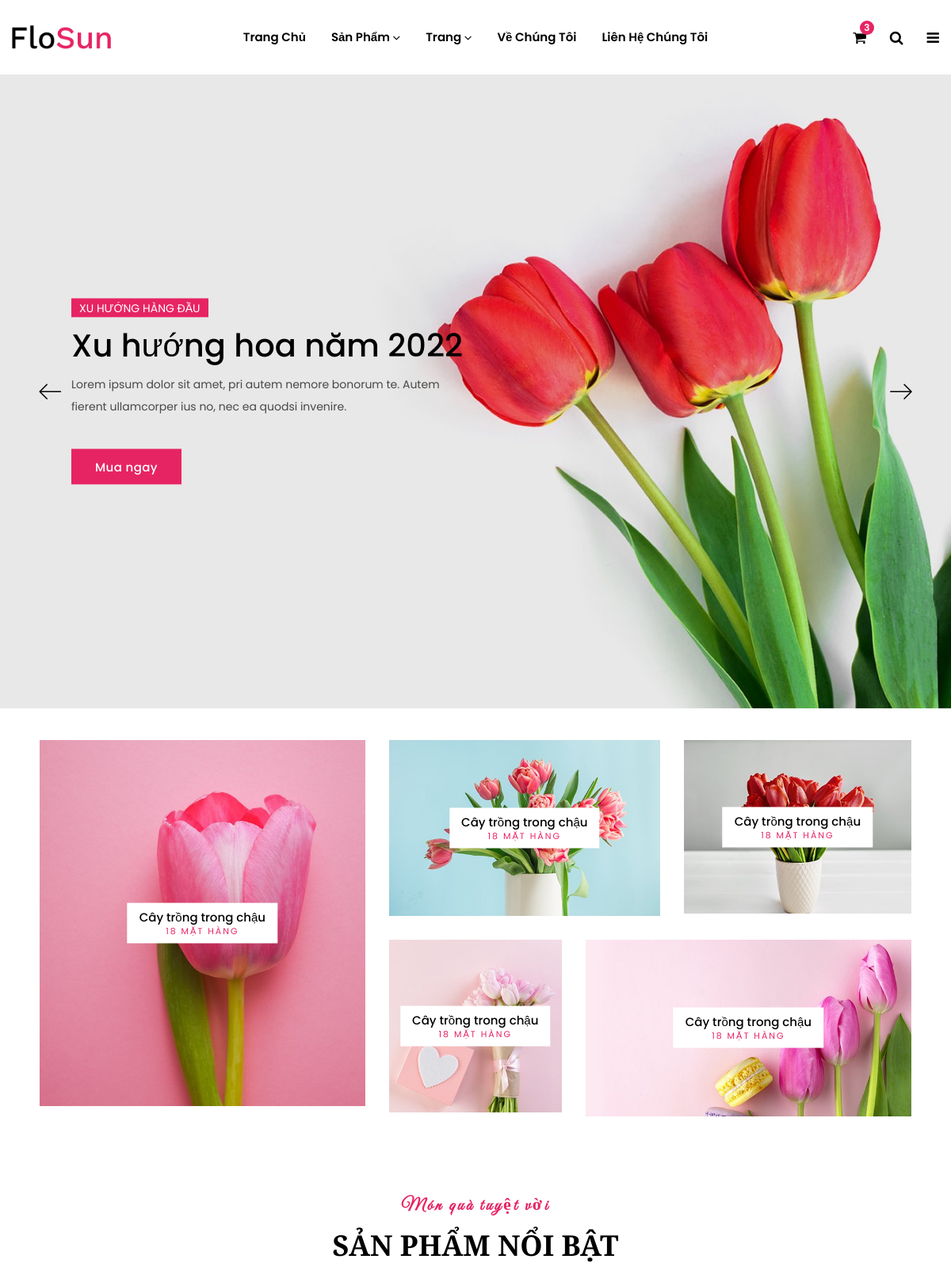
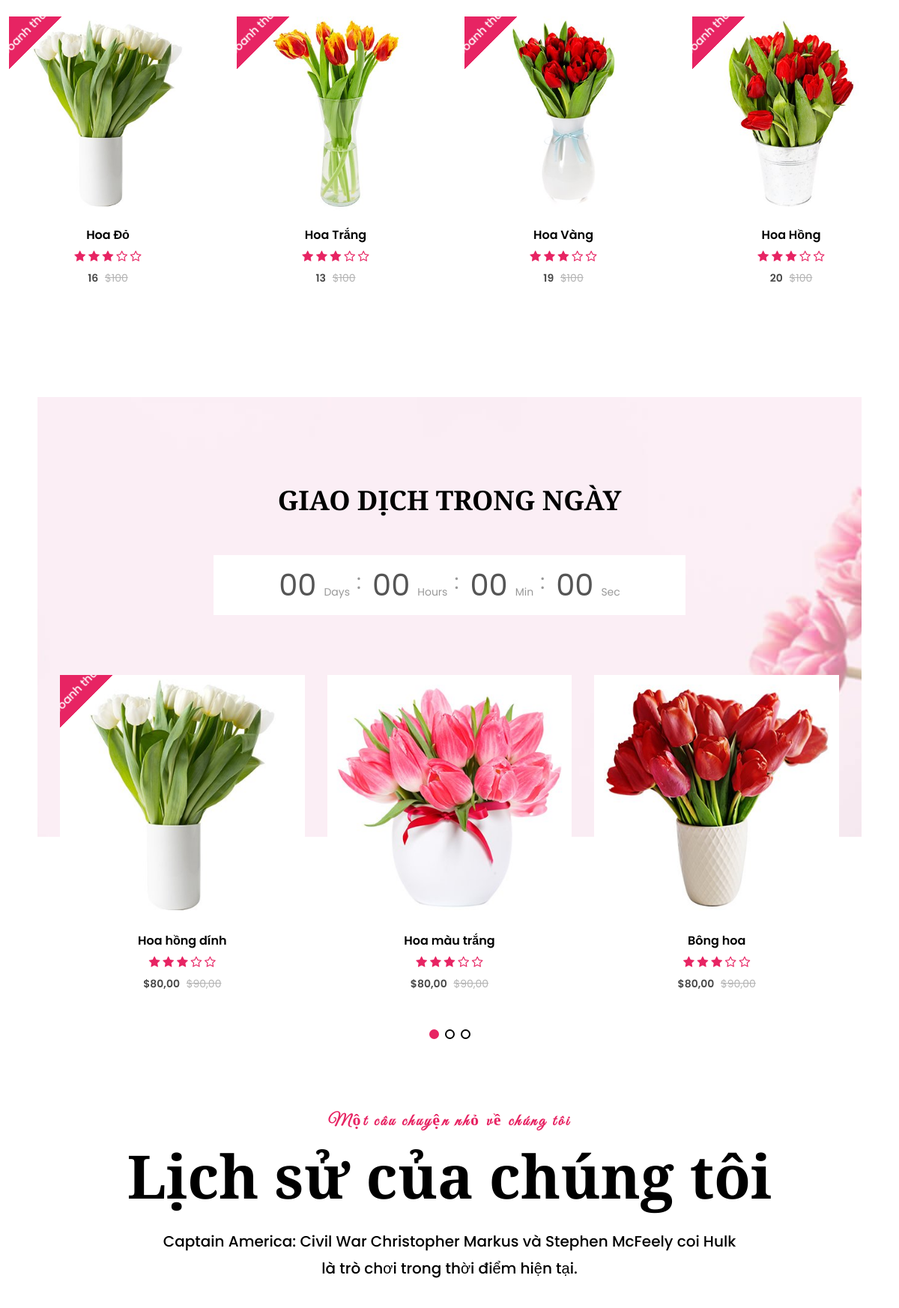
The page / (upper part) on the database its author committed (2 pictures, top to bottom).
### tables this page shows
CREATE TABLE `san_pham` (
  `Ma_Hoa` int(11) NOT NULL COMMENT 'Mã hoa',
  `Ten_Hoa` varchar(100) DEFAULT NULL COMMENT 'Tên hoa',
  `So_Luong` int(11) DEFAULT NULL COMMENT 'Số lượng',
  `Hinh_anh` varchar(200) DEFAULT NULL,
  `Don_Gia` decimal(10,0) DEFAULT NULL COMMENT 'Đơn giá',
  `Ma_Loai` int(11) DEFAULT NULL COMMENT 'Mã loại'
);

### index.php (the view, shortened to what the rows shown need)
<head>
    <link rel="stylesheet" href="assets/css/vendor/bootstrap.min.css">
    <link rel="stylesheet" href="assets/css/vendor/font.awesome.min.css">
    <link rel="stylesheet" href="assets/css/vendor/linearicons.min.css">
    <link rel="stylesheet" href="assets/css/plugins/swiper-bundle.min.css">
    <link rel="stylesheet" href="assets/css/plugins/animate.min.css">
    <link rel="stylesheet" href="assets/css/plugins/jquery-ui.min.css">
    <link rel="stylesheet" href="assets/css/plugins/nice-select.min.css">
    <link rel="stylesheet" href="assets/css/plugins/magnific-popup.css">
    <link rel="stylesheet" href="assets/css/style.css">
    <?php
        include("KetNoi.php");
        $sql = "select * from san_pham";
        $SP = $con->query($sql);
    ?>
<link type="text/css" rel="stylesheet" charset="UTF-8" href="https://www.gstatic.com/_/translate_http/_/ss/k=translate_http.tr.qhDXWpKopYk.L.W.O/am=wA/d=0/rs=AN8SPfq5gedF4FIOWZgYyMCNZA5tU966ig/m=el_main_css">
</head>
<body style="overflow: visible;">
    <div class="intro11-slider-wrap section">
        <div class="intro11-slider swiper-container swiper-container-fade swiper-container-initialized swiper-container-horizontal">
            <div class="swiper-wrapper" id="swiper-wrapper-8d29b2a29749e1db" aria-live="polite" style="transition: all 0ms ease 0s;">
                <div class="intro11-section swiper-slide slide-1 slide-bg-1 bg-position swiper-slide-active" data-swiper-slide-index="0" role="group" aria-label="2/4" style="width: 794px; transition: all 0ms ease 0s; opacity: 1; transform: translate3d(-794px, 0px, 0px);">
                    <div class="intro11-content text-left">
                        <h2 class="title"><font style="vertical-align: inherit;"><font style="vertical-align: inherit;">Xu hướng hoa năm 2022</font></font></h2>
                    </div>
                </div>
                </div>
        <span class="swiper-notification" aria-live="assertive" aria-atomic="true"></span></div>
    </div>
    <div class="product-area mt-text-2">
        <div class="container custom-area-2 overflow-hidden">
            <div class="row product-row">
                <div class="col-12 col-custom">
                    <div class="product-slider swiper-container anime-element-multi swiper-container-initialized swiper-container-horizontal">
                        <div class="swiper-wrapper" id="swiper-wrapper-ae98ae85adbf2377" aria-live="polite" style="transform: translate3d(0px, 0px, 0px);">
                            <?php foreach($SP as $sp) {?>
                            <div class="single-item swiper-slide swiper-slide-active" role="group" aria-label="1/6" style="width: 235.333px; margin-right: 10px;">
                                <div class="single-product position-relative mb-30">
                                    <div class="product-image">
                                        <a class="d-block" href="product-details.php?hoa=<?php echo $sp['Ma_Hoa']; ?>">
                                            <img src="assets/images/product/<?php echo $sp["Hinh_anh"] ?>" alt="" class="product-image-1 w-100">
                                        </a>
                                        <span class="onsale"><font style="vertical-align: inherit;"><font style="vertical-align: inherit;">Doanh thu!</font></font></span>
                                        <div class="add-action d-flex flex-column position-absolute">
                                        </div>
                                    </div>
                                    <div class="product-content">
                                        <div class="product-title">
                                            <h4 class="title-2"> <a href="product-details.php"><font style="vertical-align: inherit;"><font style="vertical-align: inherit;"><?php echo $sp["Ten_Hoa"] ?></font></font></a></h4>
                                        </div>
                                        <div class="product-rating">
                                            <i class="fa fa-star"></i>
                                            <i class="fa fa-star"></i>
                                            <i class="fa fa-star"></i>
                                            <i class="fa fa-star-o"></i>
                                            <i class="fa fa-star-o"></i>
                                        </div>
                                        <div class="price-box">
                                            <span class="regular-price "><font style="vertical-align: inherit;"><font style="vertical-align: inherit;"><?php echo $sp["Don_Gia"] ?></font></font></span>
                                            <span class="old-price"><del><font style="vertical-align: inherit;"><font style="vertical-align: inherit;">$100</font></font></del></span>
                                        </div>
                                    </div>
                                </div>
                            </div>
                            <?php }?>
                        </div>
                    <span class="swiper-notification" aria-live="assertive" aria-atomic="true"></span></div>
                </div>
            </div>
        </div>
    </div>
    <div class="our-history-area pt-text-3">
        <div class="container">
            <div class="row">
                <div class="col-12">
                    <div class="section-title text-center mb-30">
                        <h2 class="section-title-large"><font style="vertical-align: inherit;"><font style="vertical-align: inherit;">Lịch sử của chúng tôi</font></font></h2>
                    </div>
                </div>
            </div>
        </div>
    </div>
</body>

### rows shown on the page
san_pham: Hinh_anh (picture), Ten_Hoa "Hoa Đỏ", Don_Gia "16"
san_pham: Hinh_anh (picture), Ten_Hoa "Hoa Trắng", Don_Gia "13"
san_pham: Hinh_anh (picture), Ten_Hoa "Hoa Vàng", Don_Gia "19"
san_pham: Hinh_anh (picture), Ten_Hoa "Hoa Hồng", Don_Gia "20"
